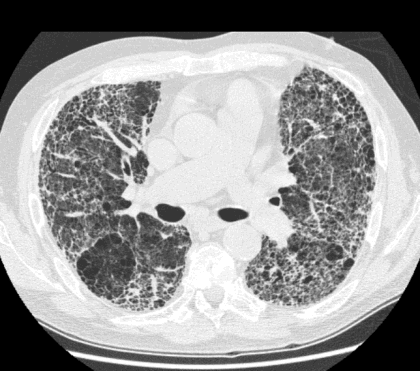
#> input picture image/CT_sample.tif, 420 x 371 px, found by its file name
$ jupyter execute --allow-errors IP2.ipynb
#> lines starting #> are read from the running program, lines starting #| are printed output that depends on the picture
[cell 1]
import cv2
from PIL.ImageOps import equalize
from matplotlib import pyplot as plt

[cell 2]
image = cv2.imread('../image/Lena.png')

[cell 3]
cv2.imshow("Image",image)
cv2.waitKey(0)
cv2.destroyAllWindows()

---

ลดค่า **-60** โดยใช้ `cv2.add(image , value)`

#> (a cell that did not finish here is left out)

[cell 5]
cv2.imshow("Image",image)
cv2.waitKey(0)
cv2.destroyAllWindows()

----

> วิธีของอาจารย์ 😶‍🌫️

[cell 6]
import numpy as np
image_Org = cv2.imread('../image/Lena.png')

#> (the rest of this cell did not finish here and is left out)

`astype(np.uint8)` = ต่ำสุดคือ 0 สูงสุด 255 ถ้า **ติดลบ** -20 ค่าจะเป็น 235
> 💬 แต่อันนี้ค่าไม่สามารถติดลบได้ ถ้าเราจะทำให้ค่าติดลบได้ต้องเป็นค่าที่สามารถติดลบได้ก่อน

---

**นำภาพทางการแพทย์เข้ามา**

[cell 7]
original = cv2.imread("B:\muzik\pyhton\JupyterProject\image\CT_sample.tif", cv2.IMREAD_GRAYSCALE)
#> original is the input picture: shape (371, 420); min 0, max 28, mean 16.7
print(original)
#> (printed output is left out)

[cell 8]
cv2.imshow("Original",original)
cv2.waitKey(0)
cv2.destroyAllWindows()

[cell 9]
import matplotlib.pyplot as plt
hist = cv2.calcHist([original],[0],None,[256],[0,256])
#> hist = 256 values, max 23497 at index 0, min 0 at index 29, mean 608.7
x = np.arange(256)
y = hist.ravel()
#> y has the same summary as hist
plt.bar(x,y)
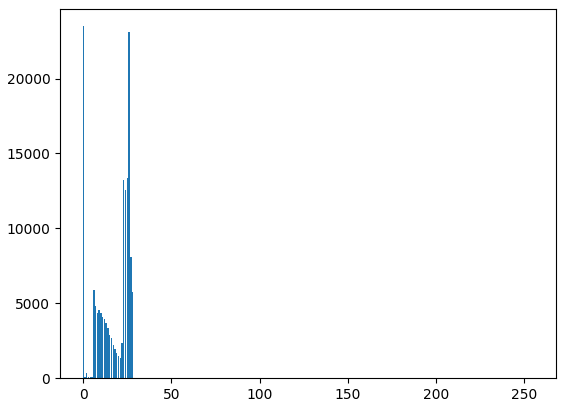
#> figure drawn by matplotlib, 1 panel; tallest bar 23497 high, from x = -0.4 to 0.4

---

[cell 10]
equalizeds = cv2.equalizeHist(original)
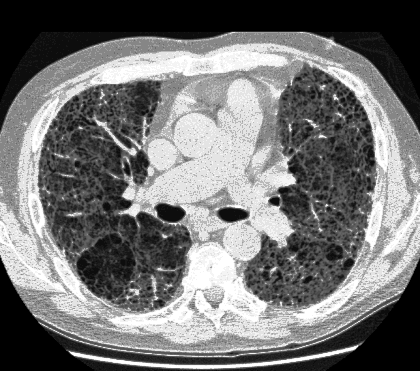
#> equalizeds: shape (371, 420); min 0, max 255, mean 116.6
hist = cv2.calcHist([equalizeds],[0],None,[256],[0,256])
#> hist = 256 values, max 23600 at index 0, min 0 at index 2, mean 608.7
x = np.arange(256)
y = hist.ravel()
#> y has the same summary as hist
plt.bar(x,y)
plt.show()
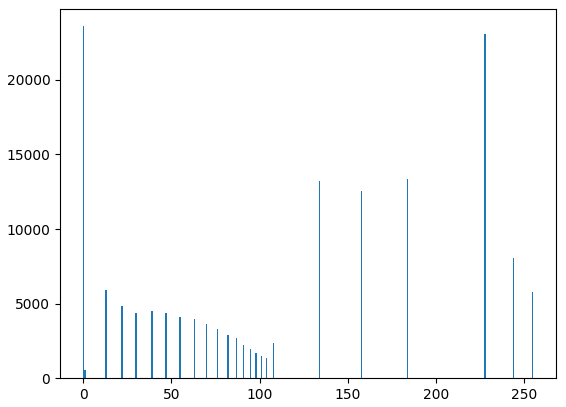
#> figure drawn by matplotlib, 1 panel; tallest bar 23600 high, from x = -0.4 to 0.4

cv2.imshow("Original",equalizeds)
cv2.waitKey(0)
cv2.destroyAllWindows()

tif {RGB}อยู่แล้ว สามารถถึงค่าไหนก็ได้ [:,:,0]

[cell 11]
streshed = cv2.normalize(original,None,alpha=0,beta=255,norm_type=cv2.NORM_MINMAX)
hist = cv2.calcHist([streshed],[0],None,[256],[0,256])
#> hist = 256 values, max 23497 at index 0, min 0 at index 1, mean 608.7
x = np.arange(256)
y = hist.ravel()
#> y has the same summary as hist
plt.bar(x,y)
plt.show()
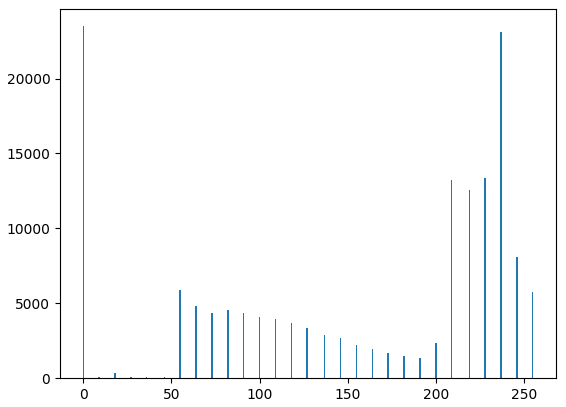
#> figure drawn by matplotlib, 1 panel; tallest bar 23497 high, from x = -0.4 to 0.4

cv2.imshow("Original",equalizeds)
cv2.waitKey(0)
cv2.destroyAllWindows()
